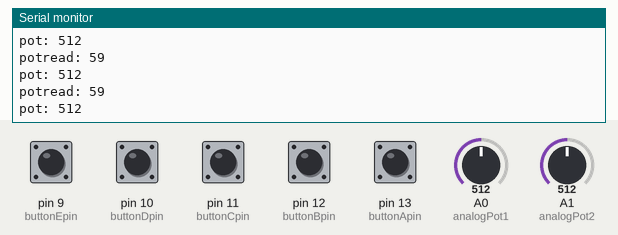
Recording of a sketch running on a simulated Arduino Uno, built with avr-gcc and run on an emulated ATmega328P. Parts: the last lines printed to the serial monitor. Inputs (shaded band) come from the test bench; at power-on: pin 9 (buttonEpin), pin 10 (buttonDpin), pin 11 (buttonCpin), pin 12 (buttonBpin), pin 13 (buttonApin) HIGH, A0 (analogPot1) = 512, A1 (analogPot2) = 512. MIDI output is not drawn.

Above: at 1.2 s.
1.3 s: A0 (analogPot1) set to 185
At 1.9 s:
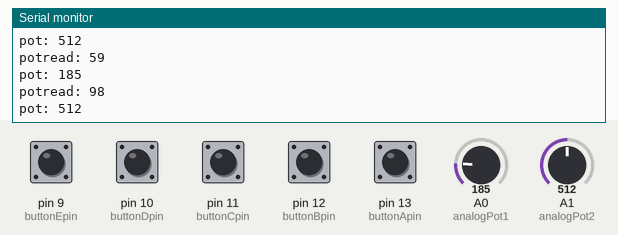
4.3 s: A0 (analogPot1) set to 164
At 5.4 s:
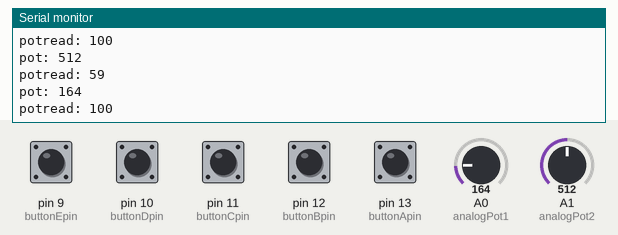
7.3 s: A1 (analogPot2) set to 39
At 7.8 s:
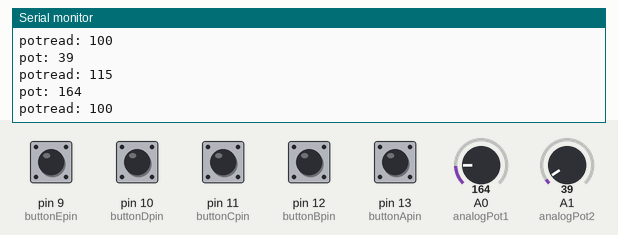
8.8 s: A1 (analogPot2) set to 33
At 9.7 s:
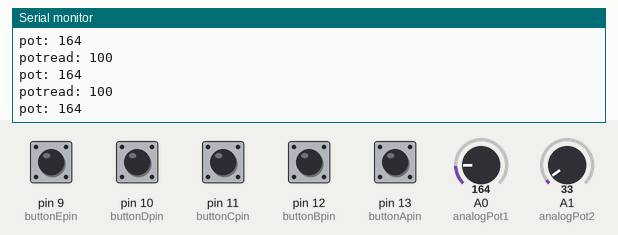
Timing chart, 0 to 11.8 s (numbered marks = the images above; inputs shaded):
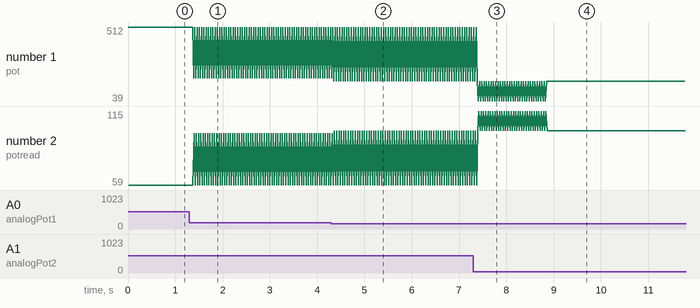

Measured:
- the behaviour switches between 171 and 170 on A0 (analogPot1) (found by bisection; images 1 and 2)
- the behaviour switches between 35 and 34 on A1 (analogPot2) (found by bisection; images 3 and 4)
- after the input at 1.3 s, the serial monitor: prints a new line after 0.09 s (image 1)
- after the input at 4.3 s, the serial monitor: prints a new line after 0.05 s (image 2)
- after the input at 7.3 s, the serial monitor: prints a new line after 0.11 s (image 3)
- plotted number 1: 512 → 164 after the input at 4.3 s, 164 → 39 after the input at 7.3 s
- plotted number 2: 59 → 100 after the input at 4.3 s, 100 → 115 after the input at 7.3 s

The sketch:

custom_controller_v0_1.ino
```cpp
#include <MIDI.h>

MIDI_CREATE_DEFAULT_INSTANCE();

int buttonApin = 13; // footswitch A
int buttonBpin = 12; // footswitch B
int buttonCpin = 11; // footswitch C
int buttonDpin = 10; // footswitch D
int buttonEpin = 9; // footswitch E

int analogPot1 = A0; // knob 1
int analogPot2 = A1; // knob 2
int analogpot1Old = 0; // initialize pots
int analogpot2Old = 0;

#define analogpot1CC 54
#define analogpot2CC 54

void setup() {
    MIDI.begin();

    pinMode(buttonApin, INPUT_PULLUP);
    pinMode(buttonBpin, INPUT_PULLUP);
    pinMode(buttonCpin, INPUT_PULLUP);
    pinMode(buttonDpin, INPUT_PULLUP);
    pinMode(buttonEpin, INPUT_PULLUP);

    pinMode(analogPot1, INPUT);
    pinMode(analogPot2, INPUT);

    Serial.begin(9600);
}

void loop() {
    static bool buttonAvalueOld = HIGH;
    bool buttonAvalueNew = digitalRead(buttonApin);

    if(buttonAvalueNew != buttonAvalueOld) {
        if(buttonAvalueNew != LOW) {
            MIDI.sendNoteOn(60, 127, 1);
            Serial.println("Note C On");
        }
        else {
            MIDI.sendNoteOff(60, 0, 1);
            Serial.println("Note C Off");
        }
    buttonAvalueOld = buttonAvalueNew;
    }
    static bool buttonBvalueOld = HIGH;
    bool buttonBvalueNew = digitalRead(buttonBpin);

    if(buttonBvalueNew != buttonBvalueOld) {
        if(buttonBvalueNew != LOW) {
            MIDI.sendNoteOn(62, 127, 1);
            Serial.println("Note D On");
        }
        else {
            MIDI.sendNoteOff(62, 0, 1);
            Serial.println("Note D Off");
        }
    buttonBvalueOld = buttonBvalueNew;
    }
    static bool buttonCvalueOld = HIGH;
    bool buttonCvalueNew = digitalRead(buttonCpin);

    if(buttonCvalueNew != buttonCvalueOld) {
        if(buttonCvalueNew != LOW) {
            MIDI.sendNoteOn(64, 127, 1);
            Serial.println("Note E On");
        }
        else {
            MIDI.sendNoteOff(64, 0, 1);
            Serial.println("Note E Off");
        }
    buttonCvalueOld = buttonCvalueNew;
    }
    static bool buttonDvalueOld = HIGH;
    bool buttonDvalueNew = digitalRead(buttonDpin);

    if(buttonDvalueNew != buttonDvalueOld) {
        if(buttonDvalueNew != LOW) {
            MIDI.sendNoteOn(65, 127, 1);
            Serial.println("Note F On");
        }
        else {
            MIDI.sendNoteOff(65, 0, 1);
            Serial.println("Note F Off");
        }
    buttonDvalueOld = buttonDvalueNew;
    }
    static bool buttonEvalueOld = HIGH;
    bool buttonEvalueNew = digitalRead(buttonEpin);

    if(buttonEvalueNew != buttonEvalueOld) {
        if(buttonEvalueNew != LOW) {
            MIDI.sendNoteOn(67, 127, 1);
            Serial.println("Note G On");
        }
        else {
            MIDI.sendNoteOff(67, 0, 1);
            Serial.println("Note G Off");
        }
    buttonEvalueOld = buttonEvalueNew;
    }

    int pot1 = analogRead(A0);
    int analogpot1New = analogRead(A0);

    if(analogpot1New - analogpot1Old >= 35 || analogpot1Old - analogpot1New >= 35) {
        analogpot1New = (map(analogpot1New, 1023, 0, 0, 120));
        analogpot1New = (constrain(analogpot1New, 0, 120));
        MIDI.sendControlChange(analogpot1CC, analogpot1New, 1);
        Serial.print("pot: ");
        Serial.println(pot1);
        Serial.print("potread: ");
        Serial.println(analogpot1New);
    }
    int pot2 = analogRead(A1);
    int analogpot2New = analogRead(A1);

    if(analogpot2New - analogpot2Old >= 35 || analogpot2Old - analogpot2New >= 35) {
        analogpot2New = (map(analogpot2New, 1023, 0, 0, 120));
        analogpot2New = (constrain(analogpot2New, 0, 120));
        MIDI.sendControlChange(analogpot2CC, analogpot2New, 1);
        Serial.print("pot: ");
        Serial.println(pot2);
        Serial.print("potread: ");
        Serial.println(analogpot2New);
    }
    delay(25);
}
```
